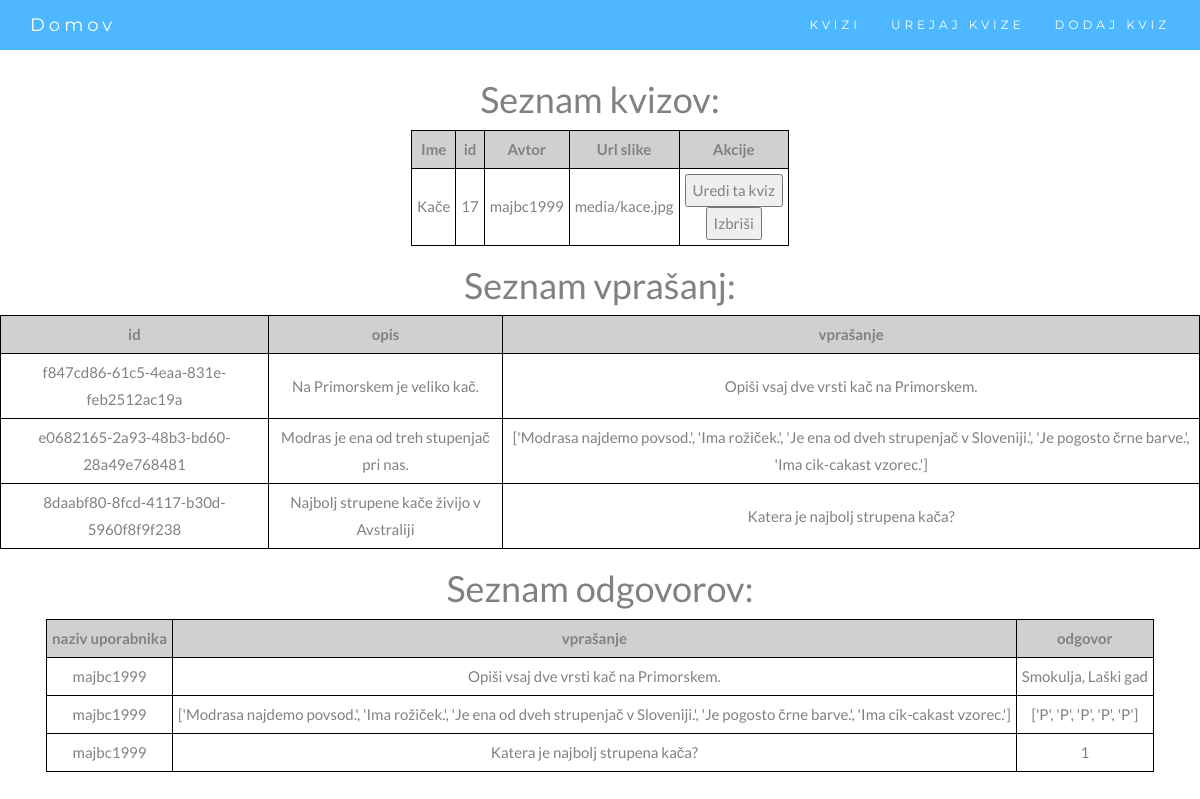
The app's page /quiz_manager with its own data.
### webapp/models.py (models this page shows)
class dbQuiz(models.Model):
    id = models.BigAutoField(primary_key=True)
    name = models.CharField(max_length=200, default="Kviz 1")
    author = models.CharField(max_length=200)
    password = models.CharField(max_length=200, default="hec") # geslo za kviz (da ni vsak kviz dostopen vsakomur)   --> Can we remove this?
    datoteka = models.FileField(upload_to='media/')
    created_at = models.DateTimeField(auto_now_add=True)
    updated_at = models.DateTimeField(auto_now=True)

class OpisnoModel(models.Model):
    id = models.UUIDField(primary_key=True, default=uuid.uuid4, editable=False)
    leto = models.IntegerField(default=0)
    kviz = models.ForeignKey(dbQuiz, on_delete=CASCADE, null=True)
    opis = models.CharField(max_length=1000)
    longitude = models.FloatField() # koordinate za leaflet (bomo spremenili na koncu)
    latitude = models.FloatField()
    vprasanje = models.CharField(max_length=1000) # seznam vprašanj, odvisno od tipa

class PravilnoNepravilnoModel(models.Model):
    id = models.UUIDField(primary_key=True, default=uuid.uuid4, editable=False)
    leto = models.IntegerField(default=0)
    kviz = models.ForeignKey(dbQuiz, on_delete=CASCADE, null=True)
    opis = models.CharField(max_length=1000)
    longitude = models.FloatField() # koordinate za leaflet (bomo spremenili na koncu)
    latitude = models.FloatField()
    vprasanje = models.CharField(max_length=1000, default="nan") # seznam vprašanj
    pravilni_odgovor = models.CharField(max_length=1000, default="nan") # seznam pravilnih odgovorov

class IzberiOdgovorModel(models.Model):
    id = models.UUIDField(primary_key=True, default=uuid.uuid4, editable=False)
    leto = models.IntegerField(default=0)
    kviz = models.ForeignKey(dbQuiz, on_delete=CASCADE, null=True)
    opis = models.CharField(max_length=1000)
    longitude = models.FloatField() # koordinate za leaflet (bomo spremenili na koncu)
    latitude = models.FloatField()
    vprasanje = models.CharField(max_length=100)
    odgovor1 = models.CharField(max_length=100, default="nan")
    odgovor2 = models.CharField(max_length=100, default="nan")
    odgovor3 = models.CharField(max_length=100, default="nan")
    odgovor4 = models.CharField(max_length=100, default="nan")
    odgovor5 = models.CharField(max_length=100, default="nan")
    pravilni_odgovor = models.IntegerField() # številka pravilnega odgovora

class OdgovorOpisnoModel(models.Model):
    id = models.UUIDField(primary_key=True, default=uuid.uuid4, editable=False)
    user = models.CharField(max_length=30)
    vprasanje = models.ForeignKey(OpisnoModel, on_delete=CASCADE)
    odgovori = models.CharField(max_length=1000)

class OdgovorPravilnoNepravilnoModel(models.Model):
    id = models.UUIDField(primary_key=True, default=uuid.uuid4, editable=False)
    user = models.CharField(max_length=30)
    vprasanje = models.ForeignKey(PravilnoNepravilnoModel, on_delete=CASCADE)
    odgovori = models.CharField(max_length=1000)

class OdgovorIzberiOdgovorModel(models.Model):
    id = models.UUIDField(primary_key=True, default=uuid.uuid4, editable=False)
    user = models.CharField(max_length=30)
    vprasanje = models.ForeignKey(IzberiOdgovorModel, on_delete=CASCADE)
    odgovori = models.CharField(max_length=1000)

### webapp/views.py (the view)
# urls.py: path('quiz_manager', views.quiz_manager, name='question_manager'),
def quiz_manager(request,kviz=None):
    try:
        kvizi = dbQuiz.objects.all()
    except:
        kvizi = []
    vprasanja = []
    vprasanja += OpisnoModel.objects.all()
    vprasanja += PravilnoNepravilnoModel.objects.all()
    vprasanja += IzberiOdgovorModel.objects.all()
    odgovori = []
    odgovori += OdgovorOpisnoModel.objects.all()
    odgovori += OdgovorPravilnoNepravilnoModel.objects.all()
    odgovori += OdgovorIzberiOdgovorModel.objects.all()
    return render(request, "quiz_manager.html", {'kvizi': kvizi, 'vprasanja': vprasanja, 'odgovori': odgovori})

### templates/quiz_manager.html (shortened to what this page needs)
{% extends "skeleton.html" %}
{% block content %}
    <h1>Seznam kvizov:</h1>
    <table style="border: 1px solid black;">
        <tr>
            <th>Ime</th>
            <th>id</th>
            <th>Avtor</th>
            <th>Url slike</th>
            <th>Akcije</th>
        </tr>
        {% for i in kvizi %}
            <tr>
                <td>{{i.name}}</td>
                <td>{{i.id}}</td>
                <td>{{i.author}}</td>
                <td>{{i.datoteka}}</td>
                <td>
                    <form action="/quiz_manager/{{i.id}}/" method="get">
                        <input type="submit" value="Uredi ta kviz">
                    </form>
                    <form action="/delete_quiz/{{i.id}}/" method="post">
                        <input type="submit" value="Izbriši">
                    </form>
                </td>
            </tr>
        {%endfor%}
    </table>
    <table>
        <h1>Seznam vprašanj:</h1>
        <tr>
            <th>id</th>
            <th>opis</th>
            <th>vprašanje</th>
        </tr>
            {% for j in vprasanja %}
            <tr>
                <td>{{j.id}}</td>
                <td>{{j.opis}}</td>
                <td>{{j.vprasanje}}</td>
            </tr>
        {%endfor%}
    </table>
    <table>
        <h1>Seznam odgovorov:</h1>
        <tr>
            <th>naziv uporabnika</th>
            <th>vprašanje</th>
            <th>odgovor</th>
        </tr>
            {% for j in odgovori %}
            <tr>
                <td>{{j.user}}</td>
                <td>{{j.vprasanje.vprasanje}}</td>
                <td>{{j.odgovori}}</td>
            </tr>
            {%endfor%}
    </table>
{% endblock content %}

### webapp/static/webapp/style.css (style rules this page uses)
body { font: 400 15px Lato, sans-serif; line-height: 1.8; color: #818181; }
table { margin-left: auto; margin-right: auto; }

### templates/quiz_manager.html (style rules this page uses)
table, th, td, tr { border: 1px solid black; }
td, th { text-align: center; padding: 5px; }
th { background-color: rgb(208, 208, 208); }

### records on screen
dbQuiz: name "Kače", id "17", author "majbc1999", datoteka "media/kace.jpg"
OpisnoModel: id "f847cd86-61c5-4eaa-831e-feb2512ac19a", opis "Na Primorskem je veliko kač.", vprasanje "Opiši vsaj dve vrsti kač na Primorskem."
PravilnoNepravilnoModel: id "e0682165-2a93-48b3-bd60-28a49e768481", opis "Modras je ena od treh stupenjač pri nas.", vprasanje "['Modrasa najdemo povsod.', 'Ima rožiček.', 'Je ena od dveh strupenjač v Sloveniji.', 'Je pogosto črne barve.', 'Ima cik-cakast vzorec.']"
IzberiOdgovorModel: id "8daabf80-8fcd-4117-b30d-5960f8f9f238", opis "Najbolj strupene kače živijo v Avstraliji", vprasanje "Katera je najbolj strupena kača?"
OdgovorOpisnoModel: user "majbc1999", vprasanje.vprasanje "Opiši vsaj dve vrsti kač na Primorskem.", odgovori "Smokulja, Laški gad"
OdgovorPravilnoNepravilnoModel: user "majbc1999", vprasanje.vprasanje "['Modrasa najdemo povsod.', 'Ima rožiček.', 'Je ena od dveh strupenjač v Sloveniji.', 'Je pogosto črne barve.', 'Ima cik-cakast vzorec.']", odgovori "['P', 'P', 'P', 'P', 'P']"
OdgovorIzberiOdgovorModel: user "majbc1999", vprasanje.vprasanje "Katera je najbolj strupena kača?", odgovori "1"
